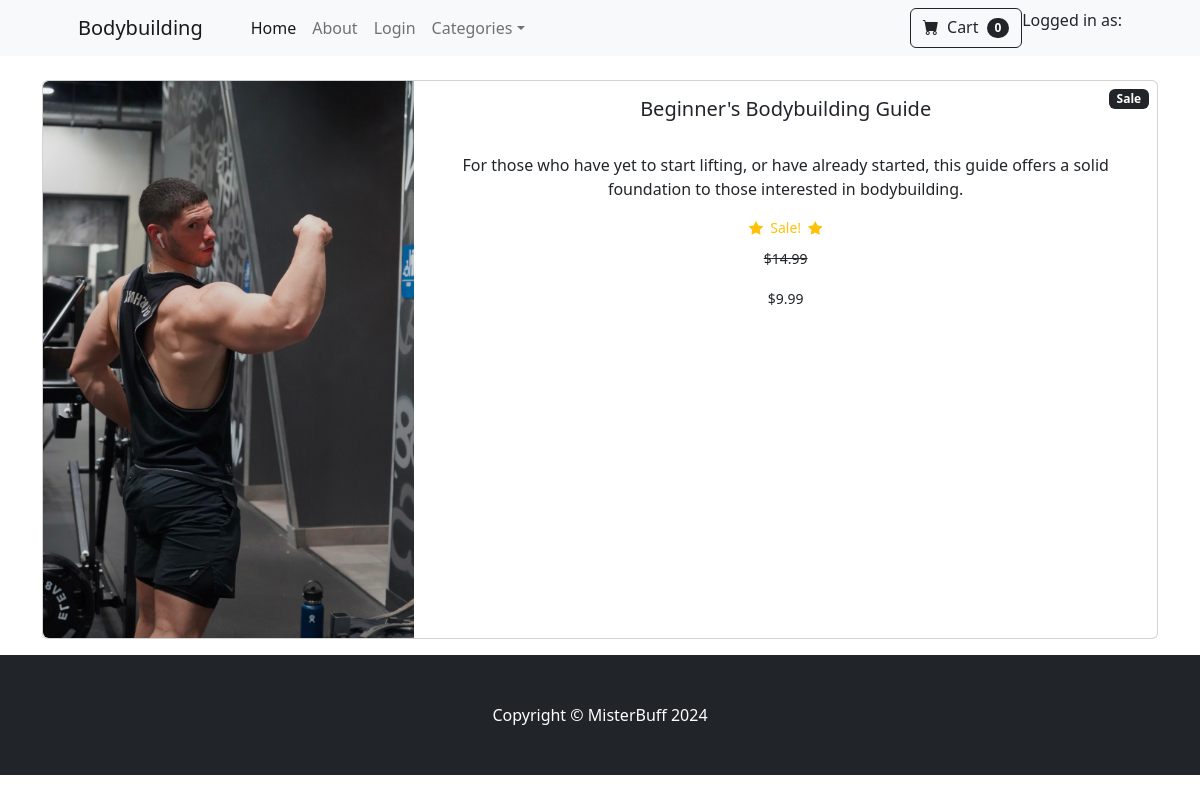
The app's page /product/1, older data.
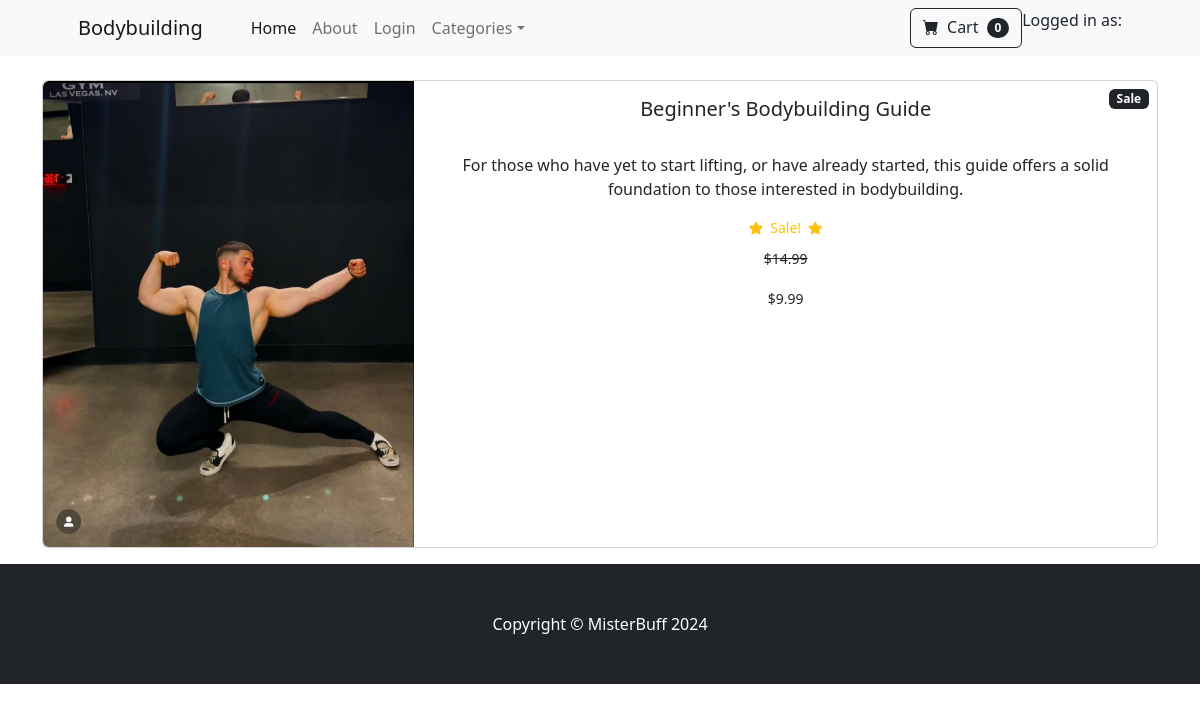
The same page, newer data.
### store/models.py (models this page shows, shortened)
class Product(models.Model):
    name = models.CharField(max_length=100)
    price = models.DecimalField(default=0, decimal_places=2, max_digits=6)
    category = models.ForeignKey(
        Category, on_delete=models.CASCADE, default=1
    )  # Foreign Key references this category value to the class Category
    description = models.CharField(max_length=250, default="", blank=True, null=True)
    image = models.ImageField(upload_to="uploads/product/")
    is_sale = models.BooleanField(default=False)
    sale_price = models.DecimalField(default=0, decimal_places=2, max_digits=6)

### store/views.py (the view)
def product(request, pk):
    product = Product.objects.get(id=pk)
    return render(request, "product.html", {"product": product})

### cart/context_processors.py (called while the page is built)
def cart(request):
    return {"cart": Cart(request)}

### store/templates/product.html
{% extends 'base.html' %}
{% block content %}
    <div class="container">
        <br/>
        <div class="card mb-3">
            <div class="row g-0">
                <div class="col-md-4">
                    <img src="{{ product.image.url }}" class="img-fluid rounded-start" alt="...">
                </div>
                <div class="col-md-8">
                    <div class="card-body">
                        <center>
                            {% if product.is_sale %}
                                <div class="badge bg-dark text-white position-absolute" style="top: 0.5rem; right: 0.5rem">
                                    Sale
                                </div>
                                <h5 class="card-title">{{ product.name }}</h5>
                                <br/>
                                <p class="card-text">{{ product.description }}</p>
                                <div class="d-flex justify-content-center small text-warning mb-2">
                                    <div class="bi-star-fill"></div>
                                    &nbsp;&nbsp;Sale!&nbsp;&nbsp;
                                    <div class="bi-star-fill"></div>
                                </div>
                                <p class="card-text"><small class="text-body-secondary"><s>${{ product.price }}</s></small></p>
                                <p class="card-text"><small class="text-body-secondary">${{ product.sale_price }}</small></p>
                            {% else %}
                                <h5 class="card-title">{{ product.name }}</h5>
                                <br/>
                                <p class="card-text">{{ product.description }}</p>
                                <p class="card-text"><small class="text-body-secondary">${{ product.price }}</small></p>
                            {% endif %}
                        </center>
                    </div>
                </div>
            </div>
        </div>
    </div>
{% endblock %}

### store/templates/base.html (shortened to what this page needs)
{% load static %}
<!DOCTYPE html>
<html lang="en">
    <head>
        <link href="https://cdn.jsdelivr.net/npm/bootstrap-icons@1.5.0/font/bootstrap-icons.css" rel="stylesheet" />
        <link href="{% static 'css/styles.css' %}" rel="stylesheet" />
    </head>
    <body>
        {% include 'navbar.html' %}
        {% block content %}
        {% endblock %}
        <footer class="py-5 bg-dark">
            <div class="container"><p class="m-0 text-center text-white">Copyright &copy; MisterBuff 2024</p></div>
        </footer>
    </body>
</html>

### store/templates/navbar.html (shortened to what this page needs)
<nav class="navbar sticky-top navbar-expand-lg navbar-light bg-light">
    <div class="container px-4 px-lg-5">
        <a class="navbar-brand" href="{% url 'home' %}">Bodybuilding</a>
        <div class="collapse navbar-collapse" id="navbarSupportedContent">
            <ul class="navbar-nav me-auto mb-2 mb-lg-0 ms-lg-4">
                <li class="nav-item"><a class="nav-link active" aria-current="page" href="{% url 'home' %}">Home</a></li>
                <li class="nav-item"><a class="nav-link" href="{% url 'about' %}">About</a></li>
                {% if not user.is_authenticated %}
                    <li class="nav-item"><a class="nav-link" href="{% url 'login' %}">Login</a></li>
                {% else %}
                    <li class="nav-item"><a class="nav-link" href="{% url 'logout' %}">Logout</a></li>
                {% endif %}
                <li class="nav-item dropdown">
                    <a class="nav-link dropdown-toggle" id="navbarDropdown" href="#" role="button" data-bs-toggle="dropdown" aria-expanded="false">Categories</a>
                </li>
            </ul>
            <form class="d-flex">
                <a href="{% url 'cart_summary' %}" class="btn btn-outline-dark"><i class="bi-cart-fill me-1"></i>
                    Cart
                    <span class="badge bg-dark text-white ms-1 rounded-pill">0</span></a>
                <p align="right">Logged in as: {{ user.username }}</p>
            </form>
        </div>
    </div>
</nav>

Row changes from the older to the newer data that the page shows:
changed Product "Beginner's Bodybuilding Guide": image: a different picture
